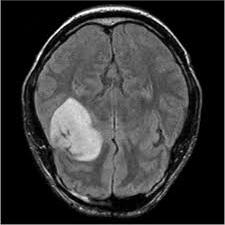
#> input picture image dataset/yes/y107.jpg, 225 x 225 px, found by its file name; its folder holds 4 pictures in this run
$ jupyter execute --allow-errors CSE.G6.Major.Project.Code.ipynb   (shell and % lines are left out)
#> lines starting #> are read from the running program, lines starting #| are printed output that depends on the picture; after the words box and inside, x2 and y2 are one past the last pixel; in counts of white or black regions, pixels touching at a corner belong together; pictures that were not available may be replaced by others from this repository, and a replacement may not be noted
### Mounting the google drive

[cell 1]
from google.colab import drive
drive.mount('/content/drive')

### Importing the dependencies for preprocessing of images

[cell 2]
import numpy as np
import pandas as pd
from plotly.offline import init_notebook_mode, iplot
import os
from os import listdir
import plotly.graph_objs as go
import tensorflow as tf
from keras.preprocessing.image import ImageDataGenerator
import cv2
import matplotlib.pyplot as plt
import imutils
import itertools
from sklearn.metrics import accuracy_score, confusion_matrix
from tensorflow.keras.models import Model,load_model
from tensorflow.keras.layers import Conv2D,Input,ZeroPadding2D,BatchNormalization,Flatten,Activation,Dense,MaxPooling2D
from sklearn.model_selection import train_test_split
from sklearn.utils import shuffle

### Loading of Image Dataset

[cell 3]
yes_tumor = '/content/drive/MyDrive/Colab Notebooks/image dataset/yes'
no_tumor = '/content/drive/MyDrive/Colab Notebooks/image dataset/no'

yes_tumor_dir = os.listdir(yes_tumor)
no_tumor_dir = os.listdir(no_tumor)
print("No Of Images having tumor:-    ", len(yes_tumor_dir))
print("No Of Images having no tumor:- ", len(no_tumor_dir))

[cell 4]
def load_data(dir_list):

    X = []
    y = []

    #  image_width, image_height = image_size
    for directory in dir_list:                               # taking augmented-image directory at a time
        for filename in listdir(directory):                  # take the images which are in the dir
            image = cv2.imread(directory+'/'+filename)       # concatenate the image name with the path of directory and read the image one by one
#> image is the input picture: shape (225, 225, 3); min 0, max 255, mean 55.6

            # append the image to X array
            X.append(image)

            # append a value 1 to the target array y if the image is in the folder named 'yes', otherwise append 0.
            if directory[-3:] == 'yes':
                y.append([1])
            else:
                y.append([0])

    # convert image to numpy array
    X = np.array(X)
    y = np.array(y)

    # Shuffle the data
    X, y = shuffle(X, y)

    print(f'Number of examples:- {len(X)}')
    print(f'X shape is:- {X.shape}')
    print(f'y shape is:- {y.shape}')

    return X, y

#> (a cell that did not finish here is left out)

[cell 6]
# [19 lines left out: function plot_samples, not called in this run]

#> (a cell that did not finish here is left out)

[cell 8]
# [41 lines left out: function crop_brain_contour, not called in this run]

[cell 9]
IMG_SIZE = (256,256)
img = cv2.imread('/content/drive/MyDrive/Colab Notebooks/image dataset/yes/y52.jpg')
img = cv2.resize( img, dsize=IMG_SIZE, interpolation=cv2.INTER_CUBIC )
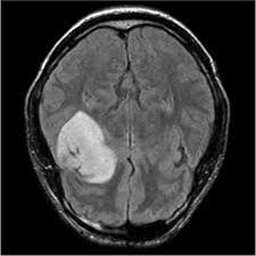
#> img: shape (256, 256, 3); min 0, max 255, mean 55.7

gray = cv2.cvtColor(img, cv2.COLOR_RGB2GRAY)
gray = cv2.bilateralFilter(gray, 9, 75, 75)
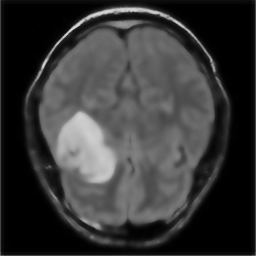
#> gray: shape (256, 256); min 0, max 218, mean 54.8

thresh = cv2.threshold(gray, 45, 255, cv2.THRESH_BINARY)[1]
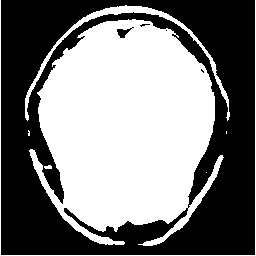
#> thresh: shape (256, 256); 49.2% white; 7 white regions (3 under 20 px), largest, box (x1, y1, x2, y2) and area: (29, 19, 224, 246) 30037, (25, 5, 230, 121) 1421, (0, 0, 256, 256) 766, (44, 165, 52, 169) 26
thresh = cv2.erode(thresh, None, iterations=2)
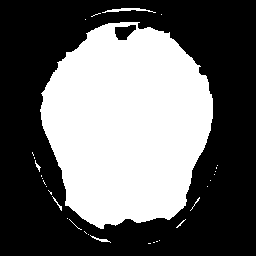
#> thresh: shape (256, 256); 41% white; 31 white regions (26 under 20 px), largest, box (x1, y1, x2, y2) and area: (40, 22, 213, 229) 26548, (102, 8, 156, 13) 117, (90, 235, 111, 243) 43, (52, 196, 62, 211) 28, (35, 160, 41, 172) 24
thresh = cv2.dilate(thresh, None, iterations=2)
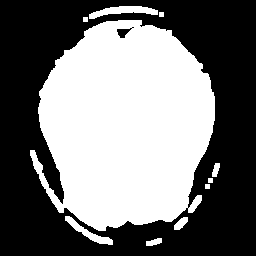
#> thresh: shape (256, 256); 45.8% white; 10 white regions

# find contours in thresholded image, then grab the largest contour
cnts = cv2.findContours(thresh.copy(), cv2.RETR_EXTERNAL, cv2.CHAIN_APPROX_SIMPLE)
#> cnts = 10 contours, 4 with area under 20; largest, box (x1, y1, x2, y2) and area: (30, 20, 215, 231) 28564, (89, 6, 158, 19) 378, (65, 216, 113, 245) 298, (174, 217, 188, 230) 92, (146, 238, 162, 246) 68, (212, 163, 220, 177) 59
cnts = imutils.grab_contours(cnts)
c = max(cnts, key=cv2.contourArea)
#> c = contour of 400 points, box (x1, y1, x2, y2) (30, 20, 215, 231), area 28564

# find the extreme points
extLeft = tuple(c[c[:, :, 0].argmin()][0])
#> extLeft = (30, 150)
extRight = tuple(c[c[:, :, 0].argmax()][0])
#> extRight = (214, 120)
extTop = tuple(c[c[:, :, 1].argmin()][0])
#> extTop = (118, 20)
extBot = tuple(c[c[:, :, 1].argmax()][0])
#> extBot = (98, 230)

# draw contour on the image
img_cnt = cv2.drawContours(img.copy(), [c], -1, (0, 255, 255), 4)
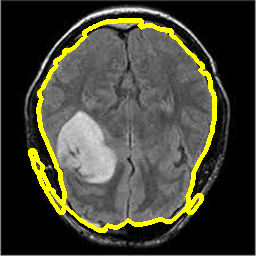
#> img_cnt: shape (256, 256, 3); mean B, G, R 52.4, 67.1, 67.1

# add extreme points
img_pnt = cv2.circle(img_cnt.copy(), extLeft, 8, (0, 0, 255), -1)
img_pnt = cv2.circle(img_pnt, extRight, 8, (0, 255, 0), -1)
img_pnt = cv2.circle(img_pnt, extTop, 8, (255, 0, 0), -1)
img_pnt = cv2.circle(img_pnt, extBot, 8, (255, 255, 0), -1)
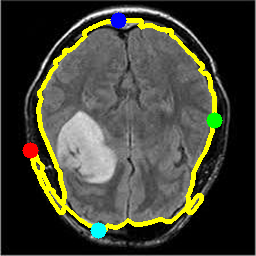
#> img_pnt: shape (256, 256, 3); mean B, G, R 53.5, 67, 66.2

ADD_PIXELS = 0
new_img = img[extTop[1]-ADD_PIXELS:extBot[1]+ADD_PIXELS, extLeft[0]-ADD_PIXELS:extRight[0]+ADD_PIXELS].copy()
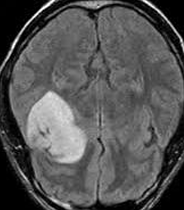
#> new_img: shape (210, 184, 3); min 0, max 255, mean 85

[cell 10]
plt.figure(figsize=(15,6))
plt.subplot(141)
plt.imshow(img)
plt.xticks([])
plt.yticks([])
plt.title('Step 1. Get the original image')
plt.subplot(142)
plt.imshow(img_cnt)
plt.xticks([])
plt.yticks([])
plt.title('Step 2. Find the biggest contour')
plt.subplot(143)
plt.imshow(img_pnt)
plt.xticks([])
plt.yticks([])
plt.title('Step 3. Find the extreme points')
plt.subplot(144)
plt.imshow(new_img)
plt.xticks([])
plt.yticks([])
plt.title('Step 4. Crop the image')
plt.show()
#> figure, not shown here; B, G, R data is drawn as R, G, B
